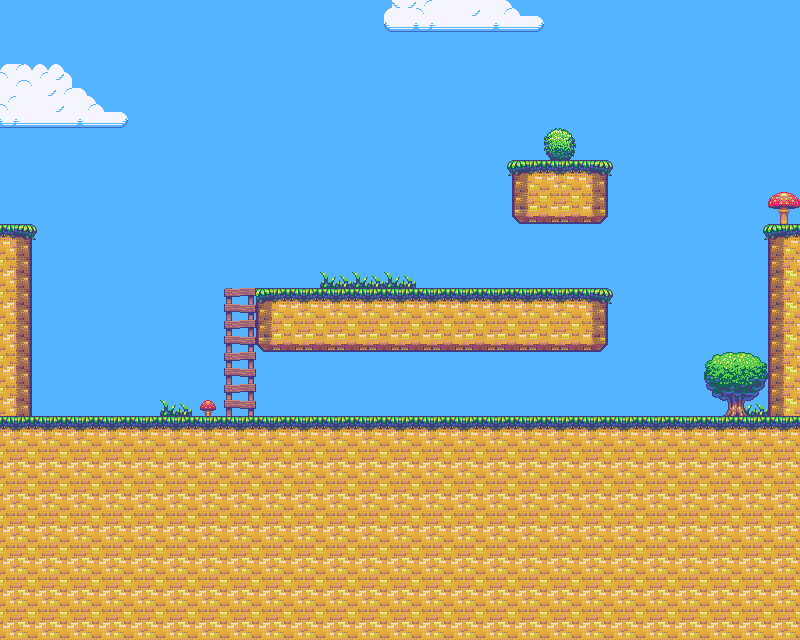

Rendered tile map (Tiled .tmx) drawn with the repository's tilesets; below, a short description and the map source with its tile grids summarised:
An orthogonal 25x20 tile map with 32x32 px tiles, 1 tile layer (Terreno) and 7 objects (4x Caixote, SpawnPoint, InimigoArmado, Goal).

<map version="1.0" orientation="orthogonal" renderorder="right-down" width="25" height="20" tilewidth="32" tileheight="32" backgroundcolor="#2991b3" nextobjectid="19">
 <tileset firstgid="1" name="grass" tilewidth="32" tileheight="32">
  <image source="generic_platformer_tiles.png" width="1024" height="768" />
 </tileset>
 <layer name="Terreno" width="25" height="20">
  <data>[500 cells, 500 non-empty, 44 distinct tile ids]</data>
 </layer>
 <objectgroup name="Objetos">
  <object id="9" name="SpawnPoint" x="61" y="347" width="58" height="25" />
  <object id="13" name="Caixote" x="527" y="240" width="44" height="39" />
  <object id="14" name="Caixote" x="395" y="372.5" width="44" height="39" />
  <object id="15" name="Caixote" x="444" y="372.5" width="44" height="39" />
  <object id="16" name="Caixote" x="493" y="372.5" width="44" height="39" />
  <object id="17" name="InimigoArmado" x="432" y="207.5" width="39" height="74" />
  <object id="18" name="Goal" x="713" y="366" width="24" height="24" />
 </objectgroup>
</map>
